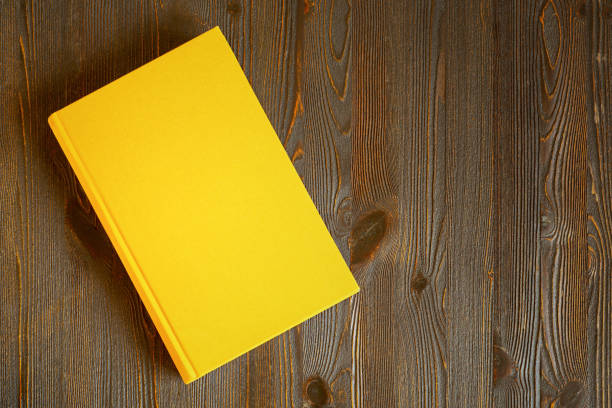
#> input picture book1.jpg, 612 x 408 px
$ python BookOutline.py
#> lines starting #> are read from the running program, lines starting #| are printed output that depends on the picture; after the words box and inside, x2 and y2 are one past the last pixel; in counts of white or black regions, pixels touching at a corner belong together
import cv2
import numpy as np
from math import sqrt

BLACK = (0, 0, 0)


# conects 4 points and draws the shape. I am using this to draw a rectangle
def connectTheDots(image, xy1, xy2, xy3, xy4):
    # need integers to work with pixels
    xy1 = [int(x) for x in xy1]
    xy2 = [int(x) for x in xy2]
    xy3 = [int(x) for x in xy3]
    xy4 = [int(x) for x in xy4]
    # draw lines to connect points. rectange might work but lines allow more flexability
    # incase we want to allow a bit less of a rectangular shape
    cv2.line(img, xy1, xy2, BLACK, 6)
    cv2.line(img, xy3, xy4, BLACK, 6)
    cv2.line(img, xy1, xy3, BLACK, 6)
    cv2.line(img, xy2, xy4, BLACK, 6)


img = cv2.imread("book1.jpg", 1)
#> img is the input picture: shape (408, 612, 3); mean B, G, R 43.9, 105.6, 133.2
gray = cv2.cvtColor(img, cv2.COLOR_BGR2GRAY)
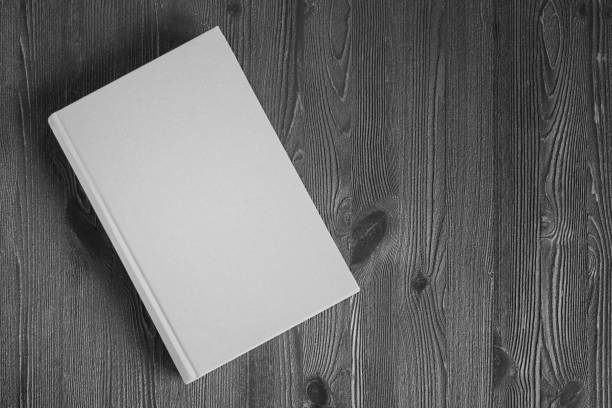
#> gray: shape (408, 612); min 9, max 231, mean 106.8

cv2.imshow("the book", img)
cv2.imshow("gray book", gray)

# find the corners. problem found 19 other corners. seems difficult to find it such that only
# the found indicated corners appear
gray = cv2.dilate(gray, None)
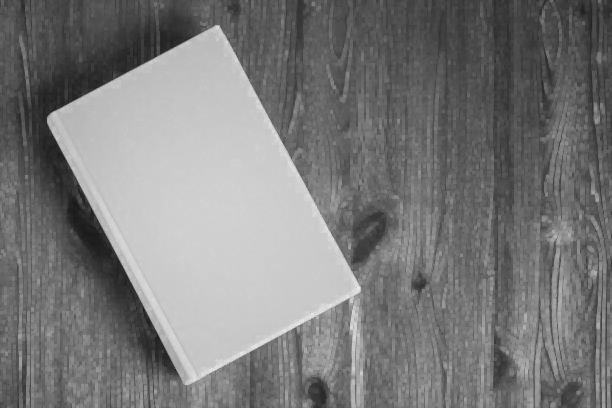
#> gray: shape (408, 612); min 25, max 231, mean 122.2
corners = cv2.goodFeaturesToTrack(gray, maxCorners=23, qualityLevel=0.1, minDistance=10)
#> corners = 23 rows, first 8: [218, 26], [348, 299], [296, 328], [597, 200], [26, 175], [349, 249], [596, 122], [546, 195]

# this displays all the corners
for item in corners:
    x, y = item[0]
    x = int(x)
    y = int(y)
    cv2.circle(img, (x, y), 6, (150, 150, 2), -1)
#> this loop made 23 passes
#> (x, y) on passes 1 to 12: (218, 26), (348, 299), (296, 328), (597, 200), (26, 175), (349, 249), (596, 122), (546, 195), (507, 353), (596, 271), (601, 103), (598, 328)
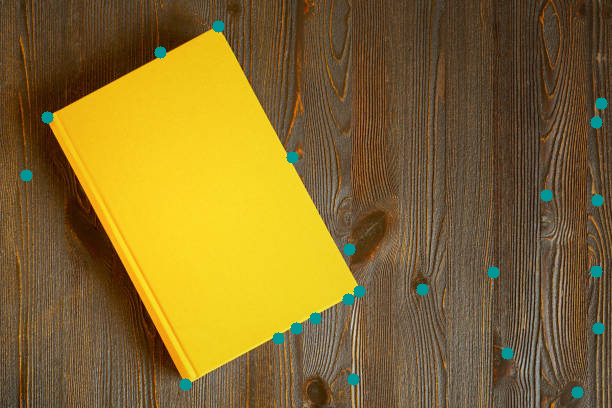
#> img: shape (408, 612, 3); 1.04% of pixels changed, all inside (x1, y1, x2, y2) = (20, 20, 608, 399)

# loop through every iteration of points possible. ie) 23*22*21*20. and create vectors with them
# note two points can't be the same
# we check and only keep vectors which are close to equal
# finally we search for a rectangle. so  we get a third vector and check if the dot product is close to zero(see attached img)
# this indicates a right angle or close to it meaning a rectangle. we find the same rectangle twice
# count and counter don't make any difference in the code
count = 0
counter = 0
for i in range(len(corners)):
    currentXY = corners[i][0]
    for j in range(len(corners)):
        if j == i:
            continue
        otherXY = corners[j][0]
        vec1 = [otherXY[0]-currentXY[0], otherXY[1]-currentXY[1]]
        for k in range(len(corners)):
            if k == (i or j):
                continue
            nextXY = corners[k][0]
            for l in range(len(corners)):
                if l == (i or j or k):
                    continue
                finalXY = corners[l][0]
                vec2 = [finalXY[0]-nextXY[0], finalXY[1]-nextXY[1]]
                vec3 = [currentXY[0]-nextXY[0], currentXY[1]-nextXY[1]]

                # check if the vectors are close to equal
                if (vec1[0]-3) <= vec2[0] <= (vec1[0]+3) and (vec1[1]-5) <= vec2[1] <= (vec1[1]+3):
                    count += 1
                    # we have 46 matching vectors. only one will be very close to a right angle so we will
                    # take the dot product of two vectors to find a right angle meaning that we will have a
                    # rectangle. if the dot is close enough to zero it is right angle
                    dotProduct = (vec1[0] * vec3[0]) + (vec1[1] * vec3[1])
                    if -10 <= dotProduct <= 10:
                        counter += 1
                        connectTheDots(img, nextXY, finalXY, currentXY, otherXY)
#> this loop made 23 passes
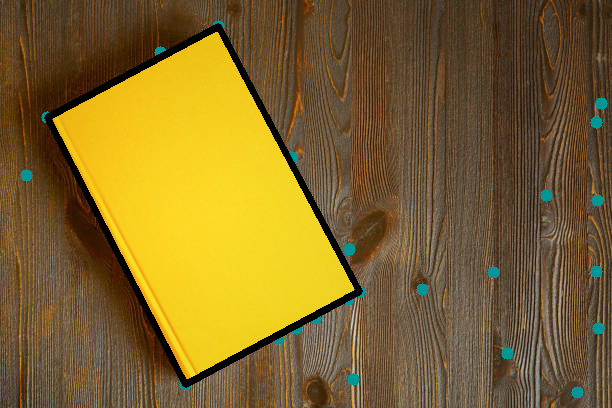
#> img: shape (408, 612, 3); 2.67% of pixels changed, all inside (x1, y1, x2, y2) = (44, 23, 363, 388)
#> after the loop, count = 46; counter = 2

print("matching vector count:", count)
#| matching vector count: 46
# found two of the same because the solution is brute force
print("rectangle count", counter)
#| rectangle count 2

cv2.imshow("final", img)

cv2.waitKey(0)
